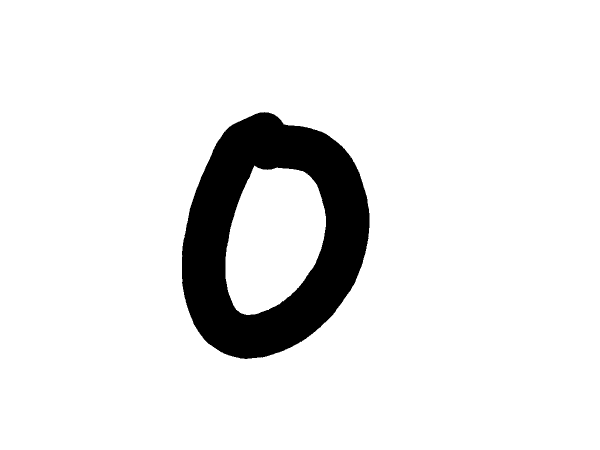
#> input picture English/Hnd/Img/Sample001/img001-002.png, 1200 x 900 px (shown at 1/2 size)
$ python -i train.py   (imports and definitions only)   (Python 2 division)
#> lines starting #> are read from the running program, lines starting #| are printed output that depends on the picture; after the words box and inside, x2 and y2 are one past the last pixel; in counts of white or black regions, pixels touching at a corner belong together
### contour_helper.py
# contour_helper.py
# Helper functions for dealing with contours

import cv2
import math
import numpy as np


def sortContoursUpperLeftToLowerRight(contour):
    """
	Method used to sort contours from left to right, top to bottom
	:param contour:
	:return: Score used to sort contours
	"""
    mom1 = cv2.moments(contour)
    x, y = 0, 0 # centroid
    if mom1["m00"] != 0:
        x = int(mom1["m10"] / mom1["m00"])
        y = int(mom1["m01"] / mom1["m00"])

    tolerance_factor = 100
    value = value = ((y // tolerance_factor) * tolerance_factor) * 100 + x

    return value

# [76 lines left out: functions detectTittles, getDistanceBetween, getMeanDistanceBetweenContours, getIndexOfTittle, not called in this run]

### train.py
# train.py
# Given training images, Produces training data and classification files for A-Z, 0-9 characters.
# Contributors: Kyla (main), Edrienne

import os
import sys
import numpy as np
import cv2
import contour_helper as help
# [1 line not run here, left out]

# Constants
MIN_CONTOUR_AREA = 50
RESIZED_IMAGE_WIDTH = 40
RESIZED_IMAGE_HEIGHT = 60

training_classification_filename = 'training_classification_labels'
testing_classification_filename = 'testing_classification_labels'
training_data_filename = 'training_data'
testing_data_filename = 'testing_data'
HAND_DATA_DIR = "English/Hnd/Img/Sample0"
FONT_DATA_DIR = "English/Fnt/Sample0"

# Flags
showImages = False # whether to cv2.imshow() the results
showContourOrder = False # whether to show order of contours being classified
checkForTittles = False # Keep False until lowercase letters trained

def extractFeatures(trainingImageName, destinationFile):
	"""
	Produce training data and classification files given filename and classification array
	:param trainingImageName:
	:param classificationArray:
	"""
#> called with trainingImageName = 'English/Hnd/Img/Sample001/img001-002.png', destinationFile = 'out.png'
	# open or create classification and training data files
	trainingDataFile = file(destinationFile, 'a')

	# read in training image and apply preprocessing functions
	trainingImg = cv2.imread(trainingImageName)
#> trainingImg is the input picture: shape (900, 1200, 3); 91.1% white; 1 black region, box (x1, y1, x2, y2) and area: (364, 224, 739, 718) 95798
	grayImg = cv2.cvtColor(trainingImg, cv2.COLOR_BGR2GRAY)
	blurImg = cv2.blur(grayImg,(5,5))
	threshImg = cv2.adaptiveThreshold(blurImg, 255, cv2.ADAPTIVE_THRESH_GAUSSIAN_C, cv2.THRESH_BINARY_INV, 11, 2)
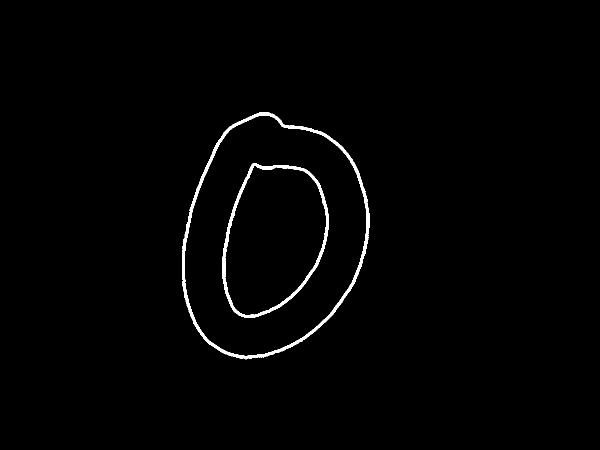
#> threshImg: shape (900, 1200) (shown at 1/2 size); 1.2% white; 2 white regions

	# find and sort contours
	contours, hierarchy = cv2.findContours(threshImg.copy(), cv2.RETR_EXTERNAL, cv2.CHAIN_APPROX_SIMPLE)
#> contours = 1 contour; box (x1, y1, x2, y2) and area: (364, 225, 739, 719) 140208
	contours.sort(key=lambda x: help.sortContoursUpperLeftToLowerRight(x))

	# declare empty array with size equal to number of training data samples
	trainingdata = np.empty((0, RESIZED_IMAGE_WIDTH * RESIZED_IMAGE_HEIGHT), dtype=int)

	# find contours that have a tittle on top (i's or j's)
	if checkForTittles:
		lettersWithTittles = []
		tittles = []
		for i in range(len(contours)-1):
			if help.detectTittles(contours[i], contours[i+1]):
				lettersWithTittles.append(contours[i])
				tittles.append(contours[i+1])
	charX, charY = trainingImg.shape[1::-1]
#> charX = 1200; charY = 900
	charW = 0
	charH = 0
	# add appropriate contours to training data
	for contour in contours:
			if cv2.contourArea(contour) > MIN_CONTOUR_AREA:
				# get bounding rect for current contour
				[intX, intY, intW, intH] = cv2.boundingRect(contour)
				charX = min(charX, intX)
				charY = min(charY, intY)
				charW = max(charW, intW)
				charH = max(charH, intH)
#> this loop made 1 pass
#> (intX, intY, intW, intH, charX, charY, charW, charH) on pass 1: (364, 225, 375, 494, 364, 225, 375, 494)

	cv2.rectangle(trainingImg, (charX, charY), (charX + charW, charY + charH), (255, 0, 255), 1)
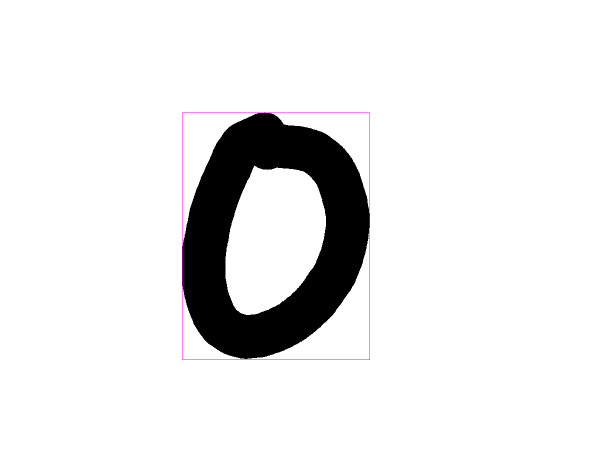
#> trainingImg: shape (900, 1200, 3) (shown at 1/2 size); 0.16% of pixels changed, all inside (x1, y1, x2, y2) = (364, 225, 740, 720)
	contourImg = threshImg[charY:charY + charH, charX:charX + charW]
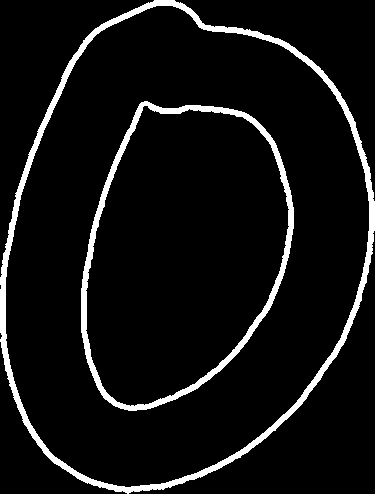
#> contourImg: shape (494, 375); 6.9% white; 2 white regions, box (x1, y1, x2, y2) and area: (0, 0, 375, 494) 7916, (81, 101, 294, 411) 4787

	# resize image and show on original
	contourImgResized = cv2.resize(contourImg, (RESIZED_IMAGE_WIDTH, RESIZED_IMAGE_HEIGHT))
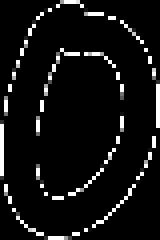
#> contourImgResized: shape (60, 40) (shown 4 times larger); min 0, max 255, mean 17.9

	if showImages:
		print trainingImageName
		cv2.imshow(trainingImageName + " thresholded", threshImg)
		cv2.waitKey(0)
		#cv2.imshow(trainingImageName, trainingImg)

	# flatten contour to 1D and append to training data
	contourImgFlatten = contourImgResized.reshape((1,RESIZED_IMAGE_WIDTH * RESIZED_IMAGE_HEIGHT))

	trainingdata = np.append(trainingdata, contourImgFlatten,0)
	# show order that contours are classified
	if showImages and showContourOrder:
		cv2.imshow(trainingImageName, trainingImg)
		cv2.waitKey(0)
	np.savetxt(trainingDataFile, trainingdata.astype(int), fmt='%i')
	trainingDataFile.close()
	# remove windows from memory
	cv2.destroyAllWindows()

	return

# [123 lines left out: functions processImages, main, not called in this run]

# [2 lines not run here, left out]

>>> result = extractFeatures('English/Hnd/Img/Sample001/img001-002.png', 'out.png')

$ run again, on English/Hnd/Img/Sample001/img001-011.png
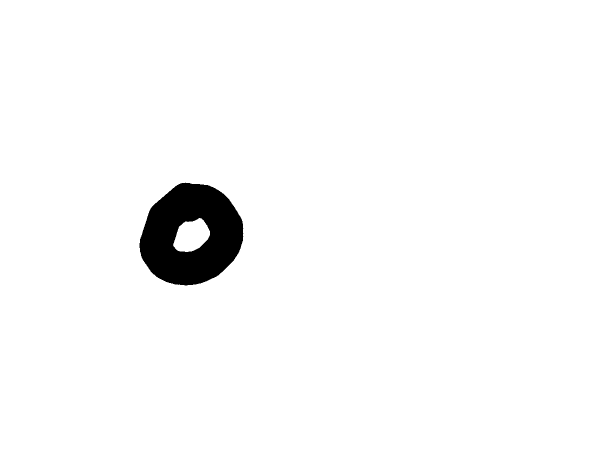
#> input picture English/Hnd/Img/Sample001/img001-011.png, 1200 x 900 px (shown at 1/2 size)
#> in extractFeatures, trainingImg is the input picture: shape (900, 1200, 3); 97.3% white; 1 black region, box (x1, y1, x2, y2) and area: (279, 365, 487, 571) 28938
#> in extractFeatures, `threshImg = cv2.adaptiveThreshold(blurImg, 255, cv2.ADAPTIVE_THRESH_GA..`:
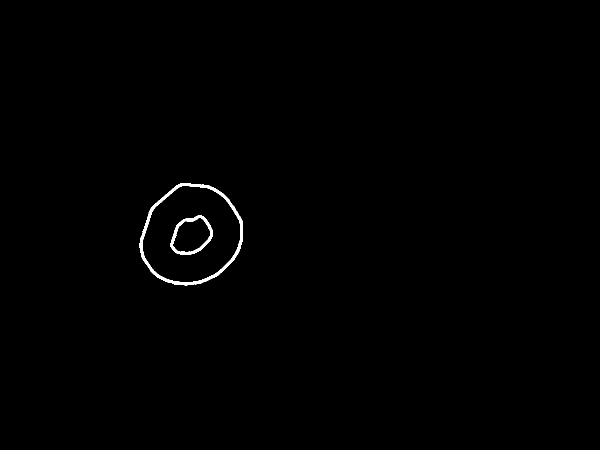
#> threshImg: shape (900, 1200) (shown at 1/2 size); 0.47% white; 2 white regions
#> contours = 1 contour; box (x1, y1, x2, y2) and area: (279, 366, 486, 572) 32129
#> the loop in extractFeatures, `for contour in contours:` made 1 pass
#> (intX, intY, intW, intH, charX, charY, charW, charH) on pass 1: (279, 366, 207, 206, 279, 366, 207, 206)
#> trainingImg: shape (900, 1200, 3); 0.08% of pixels changed, all inside (x1, y1, x2, y2) = (279, 366, 487, 573)
#> contourImg: shape (206, 207); 11.8% white; 2 white regions, box (x1, y1, x2, y2) and area: (0, 0, 207, 206) 3675, (62, 65, 147, 144) 1353
#> in extractFeatures, `contourImgResized = cv2.resize(contourImg, (RESIZED_IMAGE_WIDTH, RESIZ..`:
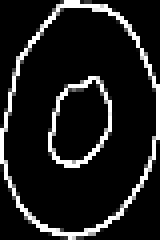
#> contourImgResized: shape (60, 40) (shown 4 times larger); min 0, max 255, mean 29.2

$ run again, on English/Hnd/Img/Sample001/img001-015.png
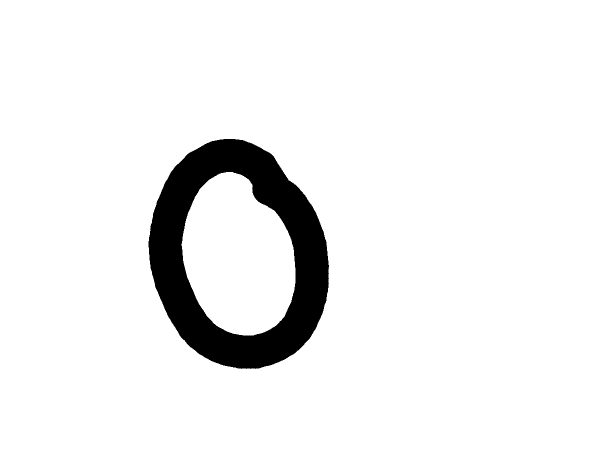
#> input picture English/Hnd/Img/Sample001/img001-015.png, 1200 x 900 px (shown at 1/2 size)
#> in extractFeatures, trainingImg is the input picture: shape (900, 1200, 3); 93.3% white; 1 black region, box (x1, y1, x2, y2) and area: (297, 278, 658, 738) 71940
#> in extractFeatures, `threshImg = cv2.adaptiveThreshold(blurImg, 255, cv2.ADAPTIVE_THRESH_GA..`:
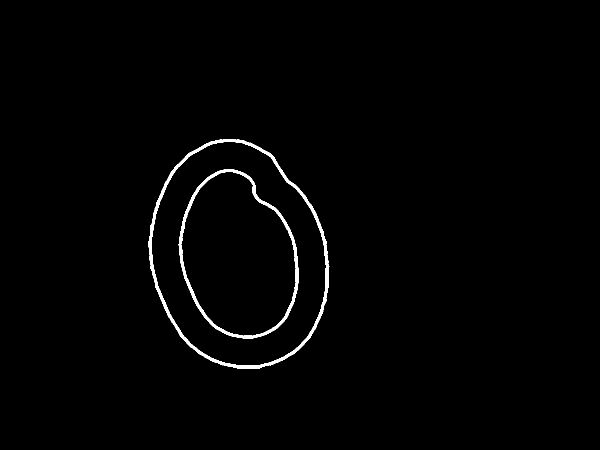
#> threshImg: shape (900, 1200) (shown at 1/2 size); 1.2% white; 2 white regions
#> contours = 1 contour; box (x1, y1, x2, y2) and area: (297, 278, 659, 737) 126682
#> the loop in extractFeatures, `for contour in contours:` made 1 pass
#> (intX, intY, intW, intH, charX, charY, charW, charH) on pass 1: (297, 278, 362, 459, 297, 278, 362, 459)
#> trainingImg: shape (900, 1200, 3); 0.15% of pixels changed, all inside (x1, y1, x2, y2) = (297, 278, 660, 738)
#> contourImg: shape (459, 362); 7.6% white; 2 white regions, box (x1, y1, x2, y2) and area: (0, 0, 362, 459) 7461, (60, 60, 300, 399) 5177
#> in extractFeatures, `contourImgResized = cv2.resize(contourImg, (RESIZED_IMAGE_WIDTH, RESIZ..`:
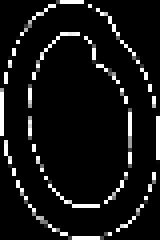
#> contourImgResized: shape (60, 40) (shown 4 times larger); min 0, max 255, mean 20.3

$ run again, on English/Hnd/Img/Sample001/img001-037.png
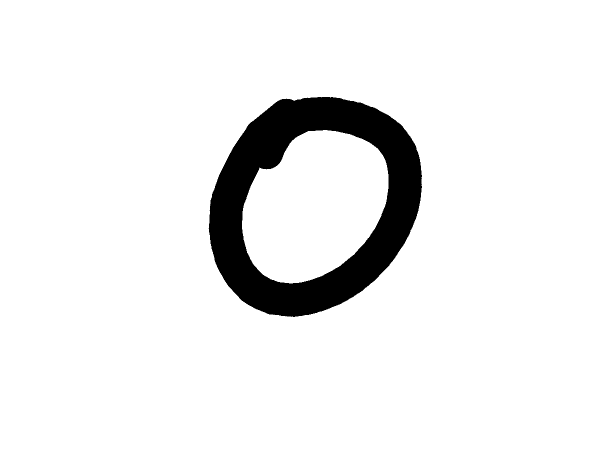
#> input picture English/Hnd/Img/Sample001/img001-037.png, 1200 x 900 px (shown at 1/2 size)
#> in extractFeatures, trainingImg is the input picture: shape (900, 1200, 3); 92.7% white; 1 black region, box (x1, y1, x2, y2) and area: (417, 194, 844, 634) 78730
#> in extractFeatures, `threshImg = cv2.adaptiveThreshold(blurImg, 255, cv2.ADAPTIVE_THRESH_GA..`:
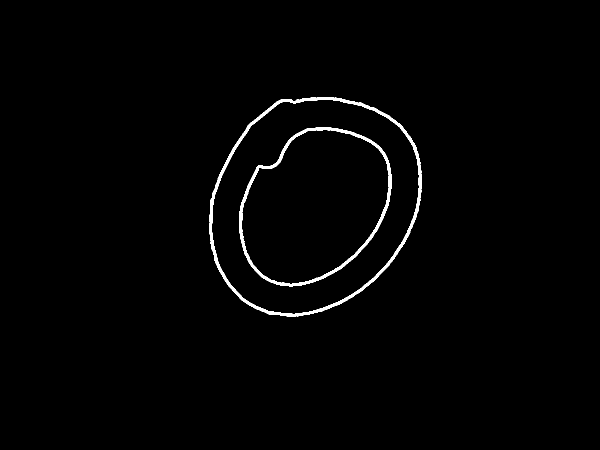
#> threshImg: shape (900, 1200) (shown at 1/2 size); 1.2% white; 2 white regions
#> contours = 1 contour; box (x1, y1, x2, y2) and area: (418, 194, 844, 634) 144746
#> the loop in extractFeatures, `for contour in contours:` made 1 pass
#> (intX, intY, intW, intH, charX, charY, charW, charH) on pass 1: (418, 194, 426, 440, 418, 194, 426, 440)
#> trainingImg: shape (900, 1200, 3); 0.16% of pixels changed, all inside (x1, y1, x2, y2) = (418, 194, 845, 635)
#> contourImg: shape (440, 426); 7.2% white; 2 white regions, box (x1, y1, x2, y2) and area: (0, 0, 426, 440) 7873, (60, 60, 365, 379) 5608
#> in extractFeatures, `contourImgResized = cv2.resize(contourImg, (RESIZED_IMAGE_WIDTH, RESIZ..`:
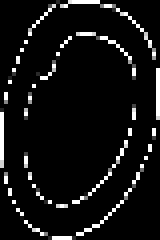
#> contourImgResized: shape (60, 40) (shown 4 times larger); min 0, max 255, mean 18.7
